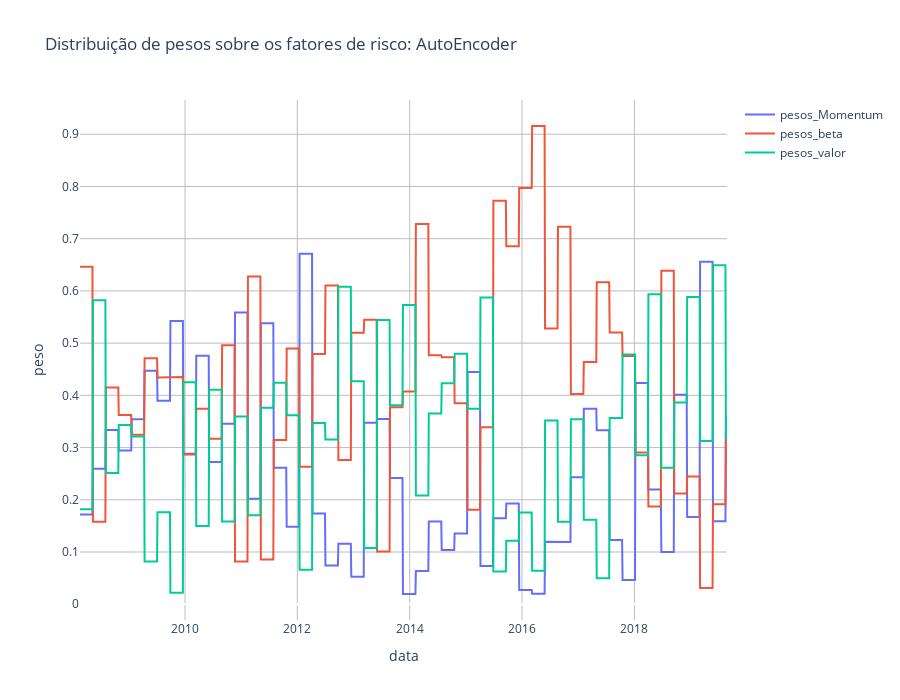

The cell this chart's notebook holds for it:
### Code cell
def createSeries(datas_temp,lista_actions):
    lista_vol = []
    lista_mom = []
    lista_beta = []
    lista_valor = []
    for el in range(len(lista_actions)):
        #lista_vol.append(lista_actions[el][0])
        lista_mom.append(lista_actions[el][0])
        lista_beta.append(lista_actions[el][1])
        lista_valor.append(lista_actions[el][2])
        
    df_weights = pd.DataFrame({"date":datas_temp["date"].tolist(),
                               "pesos_Momentum":lista_mom,"pesos_beta":lista_beta,"pesos_valor":lista_valor})    
    return df_weights


ww = createSeries(datas_temp,actions_ae)
datas_full = pd.DataFrame({"date":dados.index.tolist()})
datas_full["val"] = 1
complete = pd.merge(datas_full,ww,left_on=["date"],right_on="date",how="left")
dt_min = complete[~pd.isnull(complete["pesos_beta"])]["date"].min()
complete = complete[complete["date"]>=dt_min]
complete.fillna(method='ffill',inplace=True)


ploty_basic(complete,"date",["pesos_Momentum","pesos_beta","pesos_valor"],title="Distribuição de pesos sobre os fatores de risco: AutoEncoder",y_title="peso",x_title="data")

### Figure 1 — Plotly figure (JSON) as saved in the notebook; plotly's stock layout.template omitted (floating-point values rounded to 4 significant figures; data arrays with more than 128 entries replaced by an {"elided": "..."} marker saying what was removed)
{"data": [{"mode": "lines", "name": "pesos_Momentum", "type": "scatter", "x": {"elided": "3006 str values"}, "y": {"elided": "3006 float values"}, "yaxis": "y"}, {"mode": "lines", "name": "pesos_beta", "type": "scatter", "x": {"elided": "3006 str values"}, "y": {"elided": "3006 float values"}, "yaxis": "y"}, {"mode": "lines", "name": "pesos_valor", "type": "scatter", "x": {"elided": "3006 str values"}, "y": {"elided": "3006 float values"}, "yaxis": "y"}], "layout": {"height": 700, "plot_bgcolor": "white", "title": {"text": "Distribuição de pesos sobre os fatores de risco: AutoEncoder"}, "width": 900, "xaxis": {"gridcolor": "#bdbdbd", "showgrid": true, "title": {"text": "data"}}, "yaxis": {"gridcolor": "#bdbdbd", "showgrid": true, "title": {"text": "peso"}}}}
